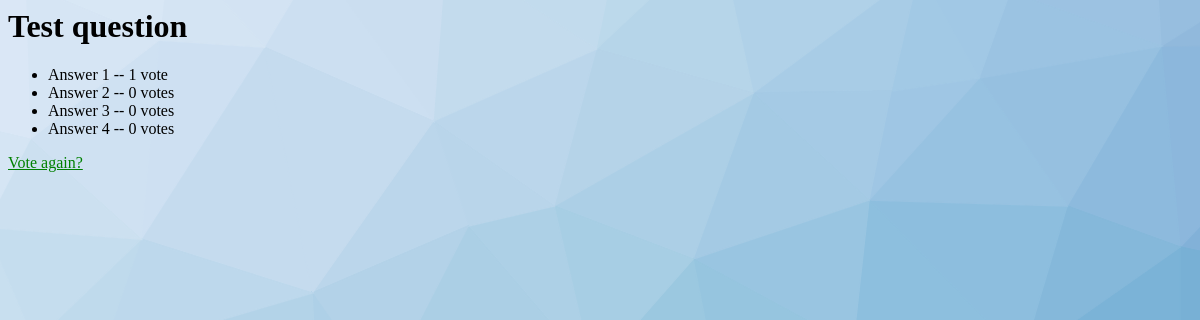
/polls/12/results/, run on the app's committed database.
### polls/models.py (models this page shows, shortened)
class Question(models.Model):
    question_text = models.CharField(max_length=200)
    pub_date = models.DateTimeField('date published')

class Choice(models.Model):
    question = models.ForeignKey(Question, on_delete=models.CASCADE)
    choice_text = models.CharField(max_length=200)
    votes = models.IntegerField(default=0)

### polls/views.py (the view)
# urls.py: path('<int:pk>/results/', views.ResultsView.as_view(), name='results'),
class ResultsView(generic.DetailView):
    model = Question
    template_name = 'polls/results.html'

### polls/templates/polls/results.html
{% load static %}
<link rel="stylesheet" type="text/css" href="{% static 'polls/style.css' %}">
<h1>{{ question.question_text }}</h1>
<ul>
{% for choice in question.choice_set.all %}
    <li>{{ choice.choice_text }} -- {{ choice.votes }} vote{{ choice.votes|pluralize }}</li>
{% endfor %}
</ul>
<a href="{% url 'polls:detail' question.id %}">Vote again?</a>

### polls/static/polls/style.css (style rules this page uses)
a { color: green; }

### data on the page
Question: question_text "Test question"
Choice: choice_text "Answer 1", votes "1"
Choice: choice_text "Answer 2", votes "0"
Choice: choice_text "Answer 3", votes "0"
Choice: choice_text "Answer 4", votes "0"
